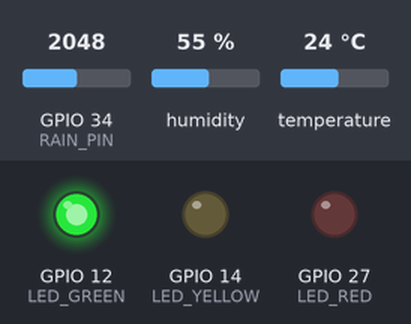
The sketch below on a simulated ESP32. Shown: output pins drawn as LEDs (lit = HIGH). Inputs (shaded band) come from the test bench; at power-on: humidity 55 %, GPIO 34 (RAIN_PIN) = 2048, temperature 24 °C. WiFi joins after 1.5 s; servers stay silent unless stated; no MQTT or app messages arrive unless stated; what the sketch prints to the serial monitor is not drawn.

Above: at 2.7 s.
2.8 s: humidity set to 69 %
8.8 s: humidity set to 72 %
At 13.0 s:
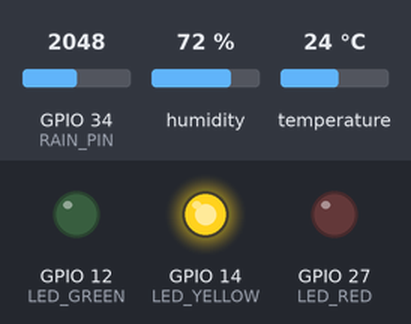
14.8 s: GPIO 34 (RAIN_PIN) set to 1960
At 17.7 s:
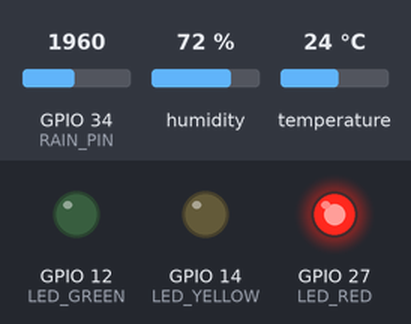
20.8 s: GPIO 34 (RAIN_PIN) set to 2040
At 22.4 s:
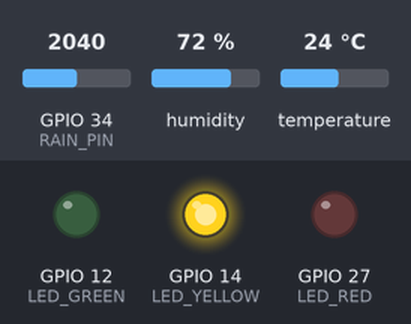
26.8 s: GPIO 34 (RAIN_PIN) set to 1228
At 33.0 s:
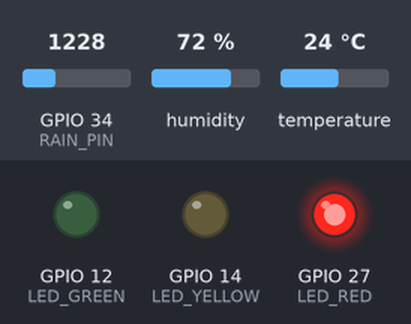
Timing chart, 0 to 34.2 s (numbered marks = the images above; inputs shaded):
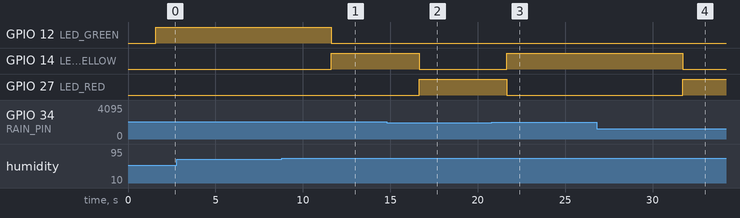

Measured:
- the behaviour switches between 70 and 71 % on humidity (found by bisection; images 0 and 1)
- the behaviour switches between 2000 and 1999 on GPIO 34 (RAIN_PIN) (found by bisection; images 1 and 2)
- after the input at 2.8 s, every drawn part: stays the same
- after the input at 8.8 s, GPIO 12 (LED_GREEN): HIGH → LOW after 2.8 s; GPIO 14 (LED_YELLOW): LOW → HIGH after 2.8 s
- after the input at 14.8 s, GPIO 14 (LED_YELLOW): HIGH → LOW after 1.8 s; GPIO 27 (LED_RED): LOW → HIGH after 1.8 s
- after the input at 20.8 s, GPIO 14 (LED_YELLOW): LOW → HIGH after 0.87 s; GPIO 27 (LED_RED): HIGH → LOW after 0.87 s
- after the input at 26.8 s, GPIO 14 (LED_YELLOW): HIGH → LOW after 4.9 s; GPIO 27 (LED_RED): LOW → HIGH after 4.9 s

The sketch:

laundry_sensor.ino
```cpp
#include <WiFi.h>
#include <PubSubClient.h>
#include <DHT.h>

// --- WiFi Credentials ---
const char* ssid = "YOUR_WIFI_NAME";
const char* password = "YOUR_WIFI_PASSWORD";

// --- MQTT Configuration ---
const char* mqtt_server = "35.208.56.72";
const int mqtt_port = 1883;
const char* mqtt_topic = "laundry/sensor/data";
const char* mqtt_user = "laundry_user";
const char* mqtt_pass = "laundry123";

// --- Sensor Pins ---
#define DHTPIN 4
#define DHTTYPE DHT11
#define RAIN_PIN 34

// --- LED Pins ---
#define LED_GREEN 12  // Good Drying
#define LED_YELLOW 14 // Slow Drying
#define LED_RED 27    // Rain Detected (Danger)

DHT dht(DHTPIN, DHTTYPE);
WiFiClient espClient;
PubSubClient client(espClient);

// --- Function Prototypes ---
void reconnect();

void setup() {
  Serial.begin(115200);

  pinMode(LED_GREEN, OUTPUT);
  pinMode(LED_YELLOW, OUTPUT);
  pinMode(LED_RED, OUTPUT);
  pinMode(RAIN_PIN, INPUT);

  dht.begin();

  // --- Connect to WiFi ---
  WiFi.begin(ssid, password);
  Serial.print("Connecting to WiFi");
  while (WiFi.status() != WL_CONNECTED) {
    delay(500);
    Serial.print(".");
  }
  Serial.println("\nWiFi connected!");

  // --- Setup MQTT ---
  client.setServer(mqtt_server, mqtt_port);
}

void loop() {
  if (!client.connected()) {
    reconnect();
  }
  client.loop();

  float h = dht.readHumidity();
  float t = dht.readTemperature();
  int rainValue = analogRead(RAIN_PIN);
  bool isRaining = (rainValue < 2000);  // Adjust threshold if needed

  String status;

  // --- SMART LOGIC INTERPLAY ---
  if (isRaining) {
    status = "Bring in laundry now!";
    digitalWrite(LED_RED, HIGH);
    digitalWrite(LED_GREEN, LOW);
    digitalWrite(LED_YELLOW, LOW);
  }
  else if (h > 70) {
    status = "Drying will be slow";
    digitalWrite(LED_YELLOW, HIGH);
    digitalWrite(LED_RED, LOW);
    digitalWrite(LED_GREEN, LOW);
  }
  else {
    status = "Good drying conditions";
    digitalWrite(LED_GREEN, HIGH);
    digitalWrite(LED_RED, LOW);
    digitalWrite(LED_YELLOW, LOW);
  }

  // --- CLOUD PAYLOAD ---
  String payload = "{";
  payload += "\"temperature\": " + String(t, 1) + ",";
  payload += "\"humidity\": " + String(h, 1) + ",";
  payload += "\"rain\": " + String(isRaining ? "true" : "false") + ",";
  payload += "\"status\": \"" + status + "\"";
  payload += "}";

  client.publish(mqtt_topic, payload.c_str());
  delay(5000);
}

// --- MQTT Reconnect Function ---
void reconnect() {
  while (!client.connected()) {
    Serial.print("Attempting MQTT connection...");
    if (client.connect("ESP32_Laundry", mqtt_user, mqtt_pass)) {
      Serial.println("connected!");
    } else {
      Serial.print("failed, rc=");
      Serial.print(client.state());
      Serial.println(" retrying in 5 seconds");
      delay(5000);
    }
  }
}
```
